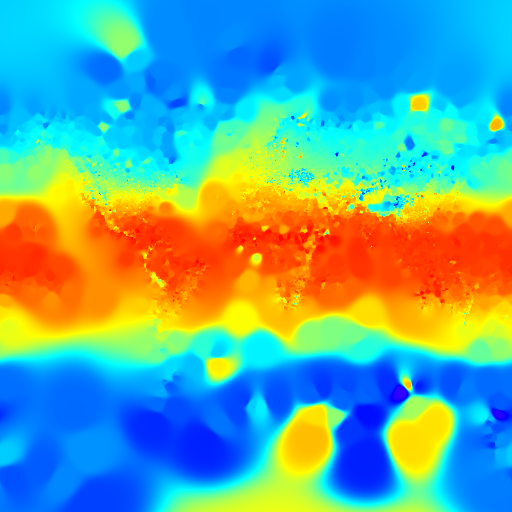
#> input picture target/temperatures/1997/0/0-0.png, 512 x 512 px, found by its file name
$ python tiles.py
#> lines starting #> are read from the running program, lines starting #| are printed output that depends on the picture
import cv2

years = ["1995","1996","1997","1998","1999","2000","2014","2015"]

for year in years:

	im =  cv2.imread(year+"/0/0-0.png", cv2.IMREAD_UNCHANGED)
#> im is the input picture: shape (512, 512, 4); mean B, G, R, A 157.2, 168.8, 97.9, 127

	imgheight=im.shape[0]
#> imgheight = 512
	imgwidth=im.shape[1]
#> imgwidth = 512

	for n in range(1,5):

		scale = 2**n

		y1 = 0
		M = imgheight//scale
		N = imgwidth//scale

		for y in range(0,imgheight,M):
		    for x in range(0, imgwidth, N):
		        y1 = y + M
		        x1 = x + N
		        tiles = im[y:y+M,x:x+N]

		        yy = int(y/M)
		        xx = int(x/M)

		        #cv2.rectangle(im, (x, y), (x1, y1), (255, 255, 255),0)
		        cv2.imwrite(year+"/"+ str(n) +"/" + str(xx) + '-' + str(yy)+".png",tiles)
#> this loop made 4 passes
#> pass 1, `cv2.imwrite(year+"/"+ str(n) +"/" + str(xx) + '-' + str(yy)+".png",til..`:
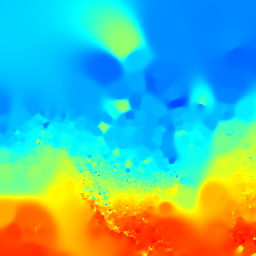
#> saved as 0-0.png: shape (256, 256, 4); mean B, G, R, A 166, 184.6, 89, 127
#> pass 1, `cv2.imwrite(year+"/"+ str(n) +"/" + str(xx) + '-' + str(yy)+".png",til..`:
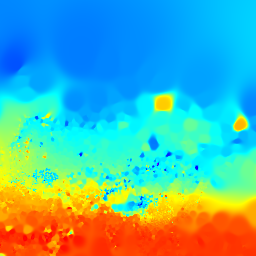
#> saved as 1-0.png: shape (256, 256, 4); mean B, G, R, A 171.5, 179.2, 83.5, 127
#> pass 1, `cv2.imwrite(year+"/"+ str(n) +"/" + str(xx) + '-' + str(yy)+".png",til..`:
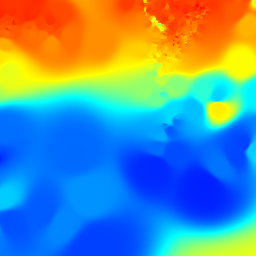
#> saved as 0-1.png: shape (256, 256, 4); mean B, G, R, A 161.4, 146.3, 93.6, 127
#> pass 1, `cv2.imwrite(year+"/"+ str(n) +"/" + str(xx) + '-' + str(yy)+".png",til..`:
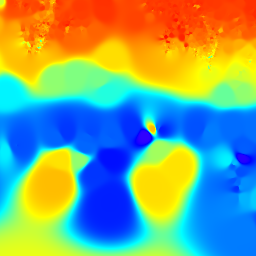
#> saved as 1-1.png: shape (256, 256, 4); mean B, G, R, A 129.8, 165.1, 125.4, 127
